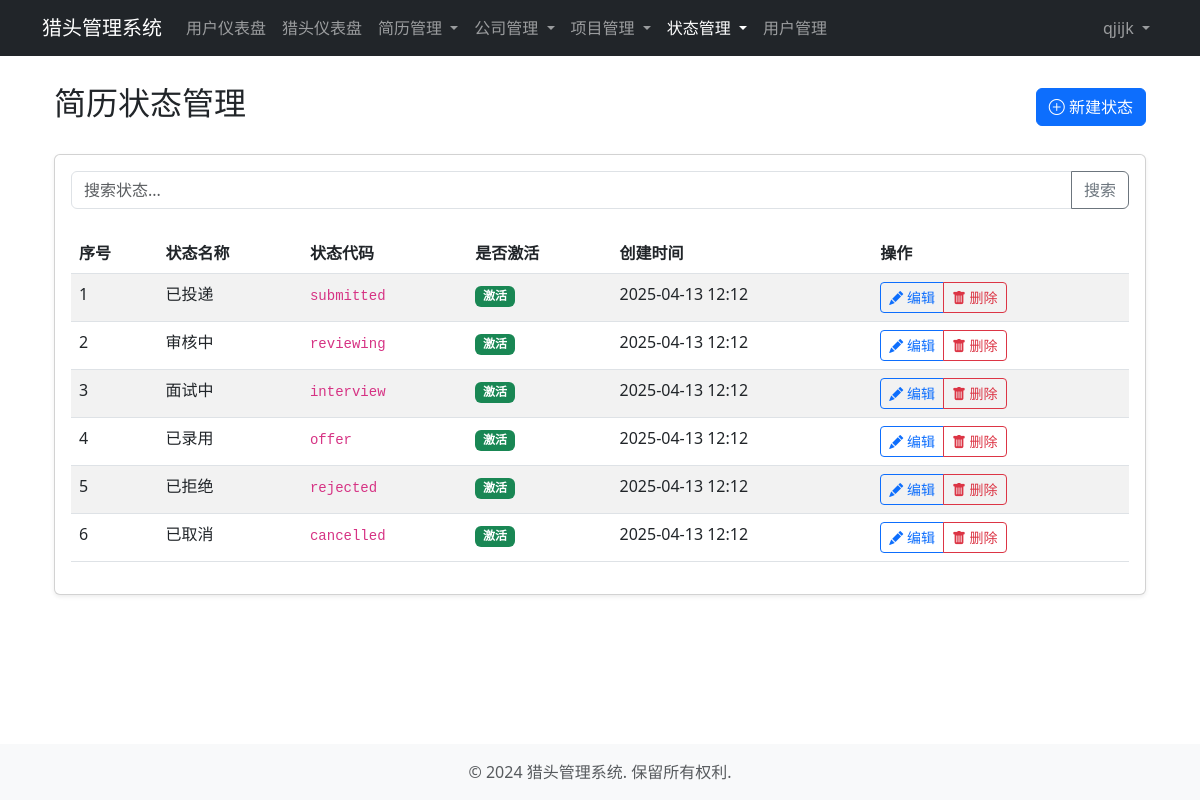
Before: /headhunting/resume-statuses/ (signed in) with the older database file.
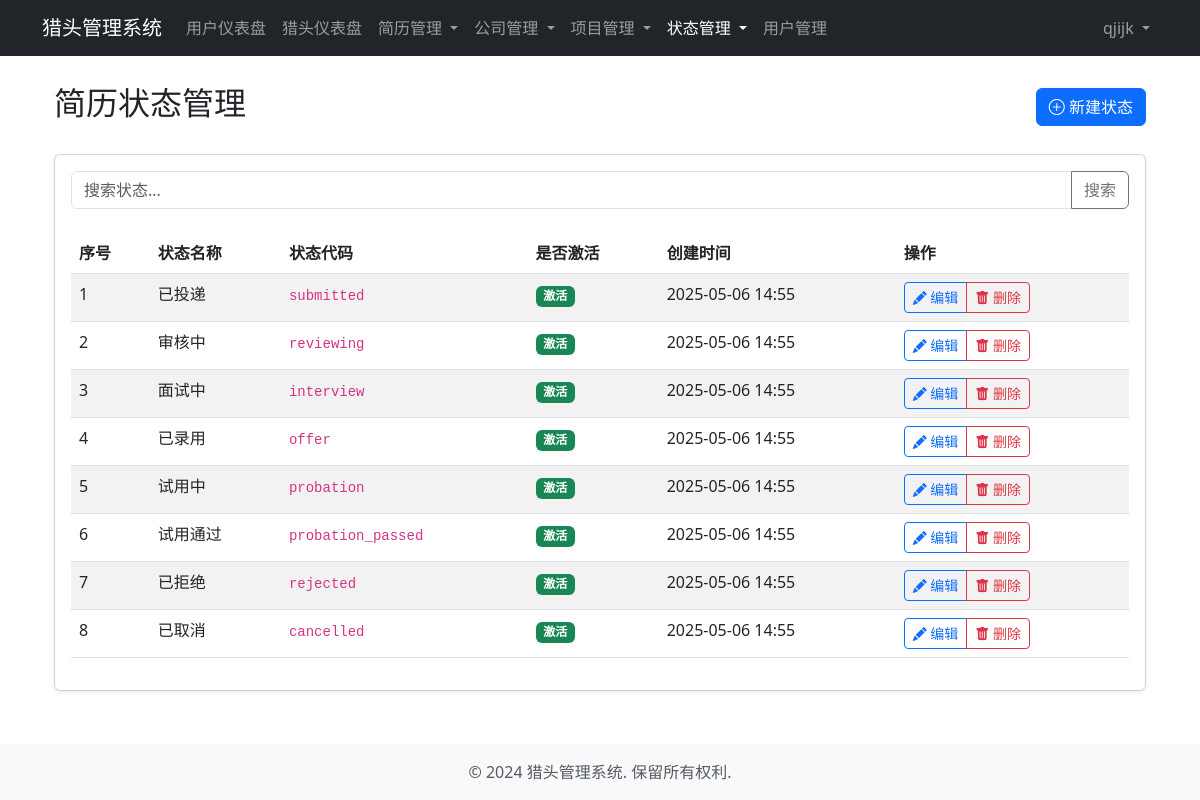
After: the same page with the newer database file.
### headhunting/models.py (models this page shows, shortened)
class StatusOption(models.Model):
    name = models.CharField(max_length=50, verbose_name='状态名称')
    code = models.CharField(max_length=50, unique=True, verbose_name='状态代码')
    description = models.TextField(blank=True, null=True, verbose_name='描述')
    order = models.IntegerField(default=0, verbose_name='排序')
    is_active = models.BooleanField(default=True, verbose_name='是否激活')
    created_at = models.DateTimeField(auto_now_add=True, verbose_name='创建时间')
    class Meta:
        abstract = True
        ordering = ['order', 'created_at']

class ResumeStatus(StatusOption):
    class Meta:
        verbose_name = '简历状态'
        verbose_name_plural = verbose_name

### headhunting/views.py (the view)
# urls.py: path('resume-statuses/', views.resume_status_list, name='resume_status_list'),
@admin_required
def resume_status_list(request):
    statuses = ResumeStatus.objects.all()
    query = request.GET.get('q')
    if query:
        statuses = statuses.filter(Q(name__icontains=query) | Q(code__icontains=query))
    return render(request, 'headhunting/resume_status_list.html', {'statuses': statuses})

### accounts/models.py (called while the page is built)
    @property
    def is_system_admin(self):
        return self.user_type == self.SYSTEM_ADMIN

### templates/headhunting/resume_status_list.html (shortened to what this page needs)
{% extends 'base/base.html' %}
{% block content %}
<div class="container">
    <div class="d-flex justify-content-between align-items-center mb-4">
        <h2>简历状态管理</h2>
        <a href="{% url 'resume_status_create' %}" class="btn btn-primary">
            <i class="bi bi-plus-circle"></i> 新建状态
        </a>
    </div>
    <div class="card shadow-sm">
        <div class="card-body">
            <form method="get" class="mb-4">
                <div class="input-group">
                    <input type="text" name="q" class="form-control" placeholder="搜索状态..." value="{{ request.GET.q|default:'' }}">
                    <button class="btn btn-outline-secondary" type="submit">搜索</button>
                </div>
            </form>
            {% if statuses %}
            <div class="table-responsive">
                <table class="table table-striped table-hover">
                    <thead>
                        <tr>
                            <th>序号</th>
                            <th>状态名称</th>
                            <th>状态代码</th>
                            <th>是否激活</th>
                            <th>创建时间</th>
                            <th>操作</th>
                        </tr>
                    </thead>
                    <tbody>
                        {% for status in statuses %}
                        <tr>
                            <td>{{ status.order }}</td>
                            <td>{{ status.name }}</td>
                            <td>
                                <code>{{ status.code }}</code>
                            </td>
                            <td>
                                {% if status.is_active %}
                                <span class="badge bg-success">激活</span>
                                {% else %}
                                <span class="badge bg-secondary">禁用</span>
                                {% endif %}
                            </td>
                            <td>{{ status.created_at|date:"Y-m-d H:i" }}</td>
                            <td>
                                <div class="btn-group btn-group-sm">
                                    <a href="{% url 'resume_status_update' status.id %}" class="btn btn-outline-primary">
                                        <i class="bi bi-pencil-fill"></i> 编辑
                                    </a>
                                    <a href="{% url 'resume_status_delete' status.id %}" class="btn btn-outline-danger">
                                        <i class="bi bi-trash-fill"></i> 删除
                                    </a>
                                </div>
                            </td>
                        </tr>
                        {% endfor %}
                    </tbody>
                </table>
            </div>
            {% else %}
            <div class="alert alert-info">
                <i class="bi bi-info-circle"></i> 暂无简历状态数据，请点击"新建状态"按钮创建。
            </div>
            {% endif %}
        </div>
    </div>
</div>
{% endblock %}
{% block extra_css %}
<link rel="stylesheet" href="https://cdn.jsdelivr.net/npm/bootstrap-icons@1.10.0/font/bootstrap-icons.css">
{% endblock %}

Changed rows visible on the page:
removed ResumeStatus: order "1", name "已投递", code "submitted", is_active "激活", created_at "2025-04-13 12:12"
removed ResumeStatus: order "2", name "审核中", code "reviewing", is_active "激活", created_at "2025-04-13 12:12"
removed ResumeStatus: order "3", name "面试中", code "interview", is_active "激活", created_at "2025-04-13 12:12"
removed ResumeStatus: order "4", name "已录用", code "offer", is_active "激活", created_at "2025-04-13 12:12"
removed ResumeStatus: order "5", name "已拒绝", code "rejected", is_active "激活", created_at "2025-04-13 12:12"
removed ResumeStatus: order "6", name "已取消", code "cancelled", is_active "激活", created_at "2025-04-13 12:12"
added ResumeStatus: order "1", name "已投递", code "submitted", is_active "激活", created_at "2025-05-06 14:55"
added ResumeStatus: order "2", name "审核中", code "reviewing", is_active "激活", created_at "2025-05-06 14:55"
added ResumeStatus: order "3", name "面试中", code "interview", is_active "激活", created_at "2025-05-06 14:55"
added ResumeStatus: order "4", name "已录用", code "offer", is_active "激活", created_at "2025-05-06 14:55"
added ResumeStatus: order "5", name "试用中", code "probation", is_active "激活", created_at "2025-05-06 14:55"
added ResumeStatus: order "6", name "试用通过", code "probation_passed", is_active "激活", created_at "2025-05-06 14:55"
added ResumeStatus: order "7", name "已拒绝", code "rejected", is_active "激活", created_at "2025-05-06 14:55"
added ResumeStatus: order "8", name "已取消", code "cancelled", is_active "激活", created_at "2025-05-06 14:55"
